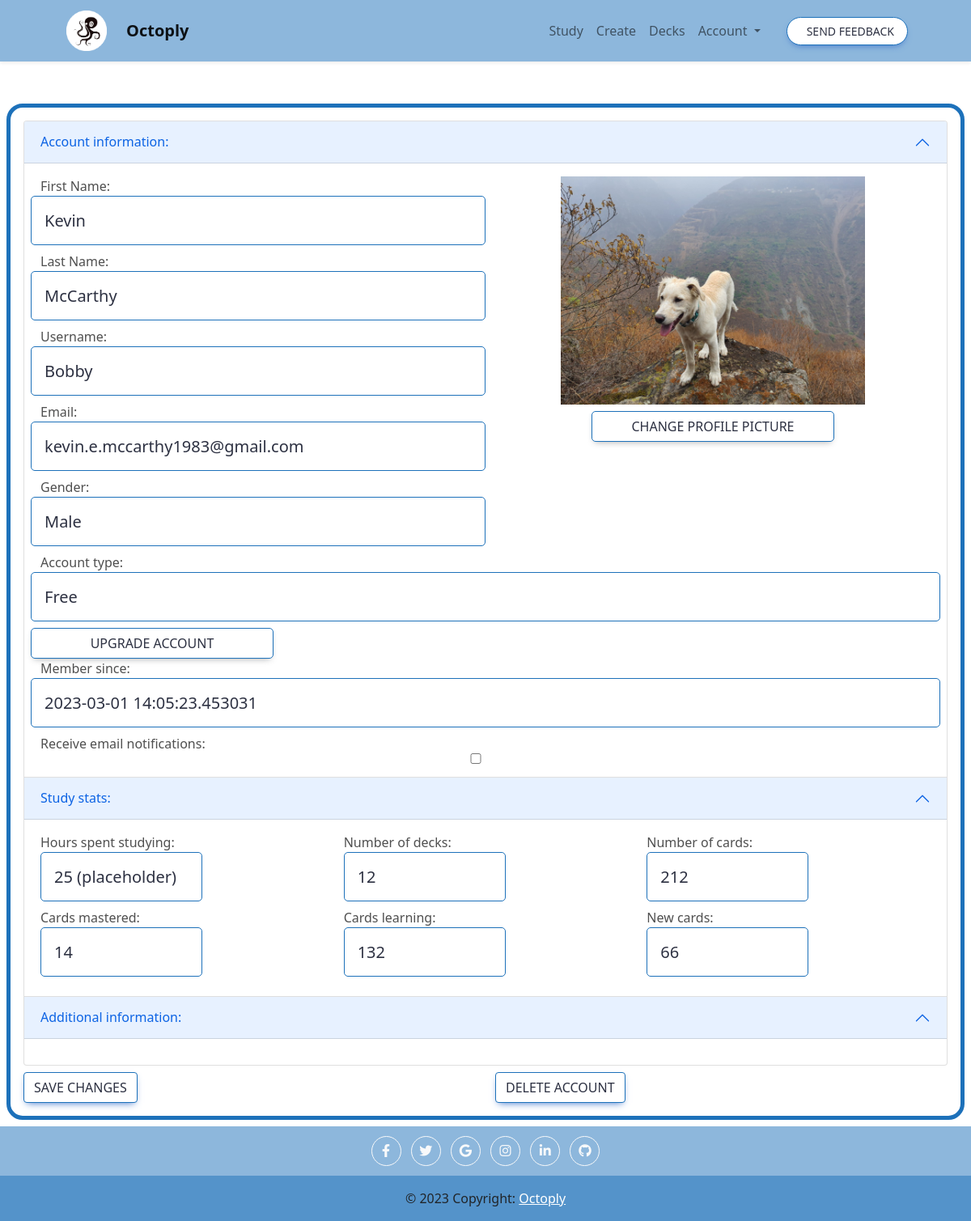
Page /account (signed in) on the committed database.
### app.py (models this page shows, shortened)
class User(db.Model, UserMixin):
    id = db.Column(db.Integer, primary_key=True)
    username = db.Column(db.String(20), nullable=True, unique=True)
    password = db.Column(db.String(80), nullable=True)
    email = db.Column(db.String(255), nullable=False)
    email_confirmed_at = db.Column(db.DateTime())
    first_name = db.Column(db.String(50), nullable=False)
    last_name = db.Column(db.String(50), nullable=False)
    decks = db.relationship("Deck", backref=db.backref("user", lazy="joined"), lazy="select")
    external_id = db.Column(db.String(255), nullable=True)
    external_type = db.Column(db.String(255), nullable=True)
    time_created = db.Column(db.DateTime, default=datetime.utcnow)
    time_accessed= db.Column(db.DateTime, default=datetime.utcnow, onupdate=datetime.utcnow)
    account_type = db.Column(db.String(255), nullable=True, default="free")
    account_status = db.Column(db.String(255), nullable=True, default="active")
    account_expiration = db.Column(db.DateTime, nullable=True)
    account_expiration_reason = db.Column(db.String(255), nullable=True)
    gender = db.Column(db.String(255), nullable=True)
    pic = db.Column(db.String(255), nullable=True)
    contacted_email = db.Column(db.Boolean, default=False)
    dob = db.Column(db.DateTime, nullable=True)
    def quantity_decks(self):
        return len(self.decks)
    def quantity_cards(self):
        return sum([len(deck.cards) for deck in self.decks])
    def quantity_cards_mastered(self):
        counter = 0
        for deck in self.decks:
            for card in deck.cards:
                if card.box_id == 3:
                    counter += 1
        return counter
    def quantity_cards_learning(self):
        counter = 0
        for deck in self.decks:
            for card in deck.cards:
                if card.box_id != 3 and card.times_asked != 0:
                    counter += 1
        return counter
    def quantity_cards_new(self):
        counter = 0
        for deck in self.decks:
            for card in deck.cards:
                if card.times_asked == 0:
                    counter += 1
        return counter

class Card(db.Model):
    id = db.Column(db.Integer, primary_key=True)
    term = db.Column(db.String(50), nullable=False)
    content = db.Column(db.String(255), nullable=False)
    boc_2 = db.Column(db.String(255), nullable=True)
    boc_3 = db.Column(db.String(255), nullable=True)
    boc_4 = db.Column(db.String(255), nullable=True)
    img = db.Column(db.String(255), nullable=True)
    sound = db.Column(db.String(255), nullable=True)
    boc_id = db.Column(db.Float(10), nullable=True)
    box_id = db.Column(db.Float(10), nullable=True, default=0)
    interval = db.Column(db.Integer, default=1)
    time_updated = db.Column(db.DateTime, default=datetime.utcnow)
    times_asked = db.Column(db.Integer, default=0)
    times_correct = db.Column(db.Integer, default=0)
    times_correct_row = db.Column(db.Integer, default=0)
    create_method = db.Column(db.String(255), nullable=True)
    time_created = db.Column(db.DateTime, default=datetime.utcnow)
    category = db.Column(db.String(255), nullable=True)
    edited = db.Column(db.Integer, default=0)
    diff_lvl = db.Column(db.Float(100), default=1)
    subject = db.Column(db.String(255), nullable=True)
    topic = db.Column(db.String(255), nullable=True)
    prompt_option = db.Column(db.String(255), nullable=True)
    prompt_option2 = db.Column(db.String(255), nullable=True)
    trans_option = db.Column(db.String(255), nullable=True)
    len_option = db.Column(db.String(255), nullable=True)
    qmin_option = db.Column(db.String(255), nullable=True)
    qmax_option = db.Column(db.String(255), nullable=True)

### app.py (the view, shortened to what this page needs)
@app.route("/account", methods = ["POST", "GET"])
@login_required
def account():
    user = User.query.filter_by(id=current_user.id).first()
    return render_template("account.html", title="Account", user = user)

### app.py (called while the page is built)
@login_manager.user_loader
def load_user(user_id):
    return User.query.get(int(user_id))

@app.after_request
def after_request(response):
    response.headers["Cache-Control"] = "no-cache, no-store, must-revalidate"
    response.headers["Expires"] = 0
    response.headers["Pragma"] = "no-cache"
    response.headers["Referrer-Policy"] = "no-referrer-when-downgrade"
    return response

### templates/account.html (shortened to what this page needs)
{% extends "layout.html" %} {% block title %} Extractor {% endblock %} {% block
main_0 %}
<div class="col box_0 p-3 m-2">
  <form method="POST" action="{{ url_for('account') }}">
    <div class="accordion" id="accordionExample">
      <div class="accordion-item">
        <h2 class="accordion-header" id="headingOne">
          <button class="accordion-button" type="button" data-bs-toggle="collapse" data-bs-target="#collapseOne"
            aria-expanded="true" aria-controls="collapseOne">
            Account information:
          </button>
        </h2>
        <div id="collapseOne" class="accordion-collapse collapse show" aria-labelledby="headingOne"
          data-bs-parent="#accordionExample">
          <div class="accordion-body">
            <div class="row">
              <div class="col-6">
                <div class="row">
                  <label for="first_name">First Name:</label>
                  <input name="first_name" class="card-title box_study input_0 form-control form-control-lg" type="text"
                    id="first_name" placeholder="{{ user.first_name }}" value="{{ user.first_name }}" />
                </div>
                <div class="row">
                  <label for="last_name">Last Name:</label>
                  <input name="last_name" class="card-title box_study input_0 form-control form-control-lg" type="text"
                    id="last_name" placeholder="{{ user.last_name }}" value="{{ user.last_name }}" />
                </div>
                <div class="row">
                  <label for="username">Username:</label>
                  <input name="username" class="card-title box_study input_0 form-control form-control-lg" type="text"
                    id="username" placeholder="{{ user.username }}" value="{{ user.username }}" />
                </div>
                <div class="row">
                  <label for="email">Email:</label>
                  <p name="email" class="card-title box_study input_0 form-control form-control-lg" type="text"
                    id="email" placeholder="{{ user.email }}" value="{{ user.email }}"> {{ user.email }} </p>
                </div>
                <div class="row">
                  <label for="gender">Gender:</label>
                  <select id="gender" name="gender" class="card-title box_study input_0 form-control form-control-lg">
                    <option value="default">{{user.gender}}</option>
                  </select>
                </div>
              </div>
            <br>
            <div class="col-6">
              <div class="row justify-content-center" style="text-align:center">
                {% if user.pic == None %}
                <img src="static/logo1.png" style="max-height:fit-content; max-width:fit-content;" alt="logo">
                {% else %}
                <img src="\{{user.pic}}" style="max-height:400px; max-width:400px;" alt="profile pic">
                {% endif %}
              </div>
              <div class="row justify-content-center mt-2">
                <button type="button" class="btn box_study" data-bs-toggle="modal" data-bs-target="#exampleModal"
                  style="max-width:300px;">Change profile picture</button>
              </div>
            </div>
          </div>
          <div class="row">
            <label for="email">Account type:</label>
            <p name="term" class="card-title box_study input_0 form-control form-control-lg" type="text" id="email"
              placeholder="" value=""> {{user.account_type}} </p>
            <button type="button" class="btn box_study" style="max-width:300px;">Upgrade account</button>
            <label for="email">Member since:</label>
            <p name="term" class="card-title box_study input_0 form-control form-control-lg" type="text" id="email"
              placeholder="" value=""> {{user.time_created}} </p>
            <div class="row">
              <label for="checkbox">Receive email notifications:</label>
              <input class=" " type="checkbox" id="email-checkbox" name="email-checkbox" value="on" />
            </div>
          </div>
        </div>
      </div>
    </div>
    <div class="accordion-item">
      <h2 class="accordion-header" id="headingTwo">
        <button class="accordion-button" type="button" data-bs-toggle="collapse" data-bs-target="#collapseTwo"
          aria-expanded="true" aria-controls="collapseTwo">
          Study stats:
        </button>
      </h2>
      <div id="collapseTwo" class="accordion-collapse collapse show" aria-labelledby="headingTwo"
        data-bs-parent="#accordionExample">
        <div class="accordion-body">
          <div class="row">
<div class = "col-md-4">
            <label for="email">Hours spent studying:</label>
            <p name="term" class="card-title box_study input_0 form-control form-control-lg" style="max-width:200px"type="text" id="email"
              placeholder="" value=""> 25 (placeholder) </p>
</div>   <div class = "col-md-4">
            <label for="email">Number of decks:</label>
            <p name="term" class="card-title box_study input_0 form-control form-control-lg" style="max-width:200px" type="text" id="email"
              placeholder="" value=""> {{user.quantity_decks()}} </p>
            </div>   <div class = "col-md-4">
            <label for="email">Number of cards:</label>
            <p name="term" class="card-title box_study input_0 form-control form-control-lg" style="max-width:200px"type="text" id="email"
              placeholder="" value=""> {{user.quantity_cards()}} </p>
            </div>   <div class = "col-md-4">
            <label for="email">Cards mastered:</label>
            <p name="term" class="card-title box_study input_0 form-control form-control-lg" style="max-width:200px"type="text" id="email"
              placeholder="" value=""> {{user.quantity_cards_mastered()}} </p>
            </div>   <div class = "col-md-4">
            <label for="email">Cards learning:</label>
            <p name="term" class="card-title box_study input_0 form-control form-control-lg" style="max-width:200px"type="text" id="email"
              placeholder="" value=""> {{user.quantity_cards_learning()}} </p>
            </div>   <div class = "col-md-4">
            <label for="email">New cards:</label>
            <p name="term" class="card-title box_study input_0 form-control form-control-lg" style="max-width:200px"type="text" id="email"
              placeholder="" value=""> {{user.quantity_cards_new()}} </p>
            </div>
          </div>
        </div>
      </div>
    </div>
    <div class="accordion-item">
      <h2 class="accordion-header" id="headingThree">
        <button class="accordion-button" type="button" data-bs-toggle="collapse" data-bs-target="#collapseThree"
          aria-expanded="true" aria-controls="collapseThree">
          Additional information:
        </button>
      </h2>
      <div id="collapseThree" class="accordion-collapse collapse show" aria-labelledby="headingThree"
        data-bs-parent="#accordionExample">
        <div class="accordion-body">
        </div>
      </div>
    </div>
</div>
<div class="row mt-2">
  <div class="col-6">
    <button type="submit" class="btn btn-primary" value="Save">Save changes</button>
  </div>
  </form>
  <div class="col-6">
    <button type="button" class="btn btn-primary" data-bs-toggle="modal" data-bs-target="#delModal">Delete account</button>
  </div>
</div>
{% endblock %}

### templates/layout.html (shortened to what this page needs)
<!DOCTYPE html>
<html lang="en">
<head>
    <link href="..\static\style.css" rel="stylesheet" />
</head>
<body>
    <link href="https://cdnjs.cloudflare.com/ajax/libs/font-awesome/6.0.0/css/all.min.css" rel="stylesheet" />
    <link href="https://cdnjs.cloudflare.com/ajax/libs/mdb-ui-kit/6.1.0/mdb.min.css" rel="stylesheet" />
    <nav class="navbar navbar-expand-lg navbar-light fixed-top shadow-sm" style="background-color: rgba(29, 113, 186, 0.5);">
        <div class="container px-5">
            <a class="navbar-brand pl-2" href="/">
                <img src="\static\logo1_small.png" width="50" height="50" alt="logo">
            </a>
            <a class="navbar-brand fw-bold" href="#page-top">Octoply</a>
            <div class="collapse navbar-collapse" id="navbarResponsive">
                <ul class="navbar-nav ms-auto me-4 my-3 my-lg-0">
                    {% if current_user.is_authenticated %}
                    <li class="nav-item active">
                        <a class="nav-link" href="/study_deck_all">Study <span class="sr-only">(current)</span></a>
                    </li>
                    <li class="nav-item">
                        <a class="nav-link" href="/extract">Create</a>
                    </li>
                    <li class="nav-item">
                        <a class="nav-link" href="/viewdecks">Decks</a>
                    </li>
                    <li class="nav-item dropdown">
                        <a class="nav-link dropdown-toggle" href="#" id="navbarDropdown" role="button"
                            data-bs-toggle="dropdown" aria-haspopup="true" aria-expanded="false">
                            Account
                        </a>
                    </li>
                    {% endif %}
                </ul>
                <button class="btn btn-primary rounded-pill px-3 mb-2 mb-lg-0" data-bs-toggle="modal"
                    data-bs-target="#feedbackModal">
                    <span class="d-flex align-items-center">
                        <span class="small">Send Feedback</span>
                    </span>
                </button>
            </div>
        </div>
    </nav>
    <main>
        <br>
        <br>
        <br>
        <br>
        <br>
        {% block main_0 %}
        {% endblock %}
    </main>
    <footer class="text-center site-footer pt-2" style="background-color: rgba(29, 113, 186, 0.5);">
        <a class="btn btn-outline-light btn-floating m-1" href="#!" role="button"><i class="fab fa-facebook-f"></i></a>
        <a class="btn btn-outline-light btn-floating m-1" href="#!" role="button"><i class="fab fa-twitter"></i></a>
        <a class="btn btn-outline-light btn-floating m-1" href="#!" role="button"><i class="fab fa-google"></i></a>
        <a class="btn btn-outline-light btn-floating m-1" href="#!" role="button"><i class="fab fa-instagram"></i></a>
        <a class="btn btn-outline-light btn-floating m-1" href="#!" role="button"><i class="fab fa-linkedin-in"></i></a>
        <a class="btn btn-outline-light btn-floating m-1" href="#!" role="button"><i class="fab fa-github"></i></a>
        <div class="text-center p-3 mt-2" style="background-color: rgba(29, 113, 186, 0.5);">
            © 2023 Copyright:
            <a class="text-white" href="https://mdbootstrap.com/">Octoply</a>
        </div>
    </footer>
    <link href="https://cdn.jsdelivr.net/npm/bootstrap@5.1.3/dist/css/bootstrap.min.css"
 rel="stylesheet" />
</body>
</html>

### static/style.css (style rules this page uses)
footer { background-size: cover; }
body { background-color: white !important; background-size: cover; }
.row { --mdb-gutter-x: 0.5rem !important; }
.input_0 { background-color: white !important; color: black; }
.card-title { background-color: white !important; }
.btn-primary { background-color: white !important; color: #2D3142 !important; border-color: #1D71BA !important; }
.box_0 { border: 10px solid !important; align-content: center !important; background-color: white !important; border-width: 5px !important; border-radius: 20px !important; border-color: #1D71BA !important; align-self: center !important; color: #2D3142 !important; }
.box_study { border: 10px solid !important; align-content: center !important; background-color: white !important; border-width: 1px !important; border-radius: 5px !important; border-color: #1D71BA !important; align-self: center !important; color: #2D3142 !important; }
body { display: flex; min-height: 100vh; flex-direction: column; }
.site-footer { margin-top: auto; }
main { flex-grow: 1; }
footer { background-color: white; }
.navbar-brand { margin-left: 4px !important; }

### rows in the picture
User: first_name "Kevin", last_name "McCarthy", username "Bobby", email "kevin.e.mccarthy1983@gmail.com", gender "Male", account_type "Free", time_created "2023-03-01 14:05:23.453031"
Card: quantity_cards_learning "132"
Card: quantity_cards_new "66"

### other values in the picture
{{ user.quantity_decks() }} "12"
{{ user.quantity_cards() }} "212"
{{ user.quantity_cards_mastered() }} "14"
